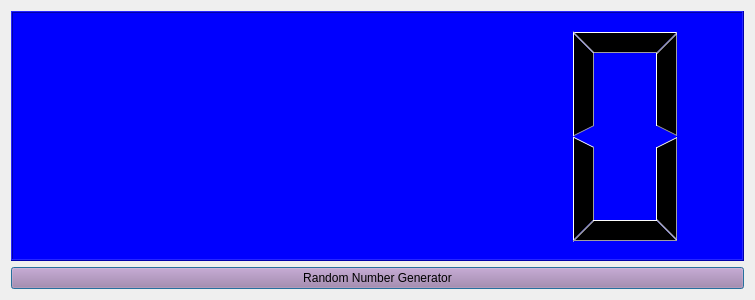
<?xml version="1.0" encoding="UTF-8"?>
<ui version="4.0">
 <class>Dialog</class>
 <widget class="QDialog" name="Dialog">
  <property name="geometry">
   <rect>
    <x>0</x>
    <y>0</y>
    <width>755</width>
    <height>300</height>
   </rect>
  </property>
  <property name="windowTitle">
   <string>Random Generator Application</string>
  </property>
  <property name="styleSheet">
   <string notr="true">QLCDNumber {
 
background-color:rgb(0, 0, 255)
 
}
 
 
QPushButton {
 
	background-color: rgb(173, 127, 168);
 
 
}</string>
  </property>
  <layout class="QHBoxLayout" name="horizontalLayout">
   <item>
    <layout class="QVBoxLayout" name="verticalLayout">
     <item>
      <widget class="QLCDNumber" name="lcdNumber">
       <property name="styleSheet">
        <string notr="true">QLCDNumber{
	background-color: rgb(243, 243, 243);
};

QPushButton{
	background-color: rgb(173, 127, 168);
};</string>
       </property>
      </widget>
     </item>
     <item>
      <widget class="QPushButton" name="pushButton">
       <property name="text">
        <string>Random Number Generator</string>
       </property>
      </widget>
     </item>
    </layout>
   </item>
  </layout>
 </widget>
 <resources/>
 <connections/>
</ui>
